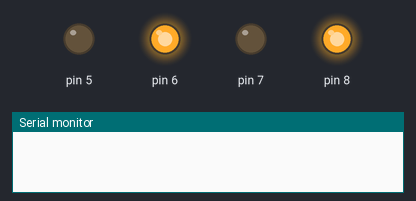
The sketch below on a simulated Arduino Uno, built with avr-gcc and run on an emulated ATmega328P. Shown: output pins drawn as LEDs (lit = HIGH), the last lines printed to the serial monitor.

Above: at 5.5 s.
At 11.5 s:
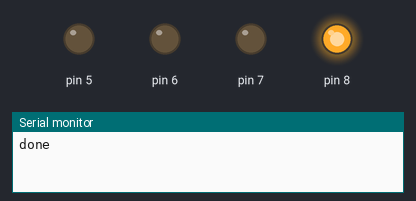
At 13.5 s:
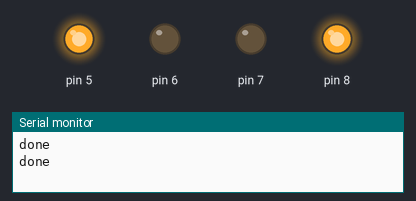
Timing chart, 0 to 17.3 s (numbered marks = the images above):
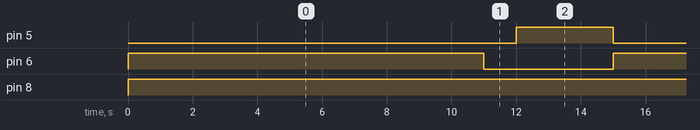

The sketch:

move_triangle.ino
```cpp
void forward (int);
void backward (int);
void clockwise (int);
void anti_clockwise (int);
void right_forward (int);
void left_forward (int);
void righ_tbackward (int);
void left_backward (int);

void setup() {
  pinMode(5, OUTPUT);
  pinMode(6, OUTPUT);
  pinMode(7, OUTPUT);
  pinMode(8, OUTPUT);
  Serial.begin(9600);
}

void loop() {
  clockwise(11);
  right_forward(1);
  forward(3);
}

void forward (int x) {
  digitalWrite(5, HIGH);
  digitalWrite(8, HIGH);
  delay(x*1000);
  digitalWrite(5, LOW);
  digitalWrite(8, LOW);
  Serial.println("done");
}
void backward (int x) {
  digitalWrite(6, HIGH);
  digitalWrite(7, HIGH);
  delay(x*1000);
  digitalWrite(6, LOW);
  digitalWrite(7, LOW);
  Serial.println("done");
}
void clockwise (int x) {
  digitalWrite(8, HIGH);
  digitalWrite(6, HIGH);
  delay(x*1000);
  digitalWrite(8, LOW);
  digitalWrite(6, LOW);
  Serial.println("done");
}
void anti_clockwise(int x) {
  digitalWrite(5, HIGH);
  digitalWrite(7, HIGH);
  delay(x*1000);
  digitalWrite(5, LOW);
  digitalWrite(7, LOW);
  Serial.println("done");
}
void right_forward(int x) {
  digitalWrite(8, HIGH);
  delay(x*1000);
  digitalWrite(8, LOW);
  Serial.println("done");
}
void left_forward(int x) {
  digitalWrite(5, HIGH);
  delay(x*1000);
  digitalWrite(5, LOW);
  Serial.println("done");
}
void right_backward(int x) {
  digitalWrite(7, HIGH);
  delay(x*1000);
  digitalWrite(7, LOW);
  Serial.println("done");
}
void left_backward(int x) {
  digitalWrite(6, HIGH);
  delay(x*1000);
  digitalWrite(6, LOW);
  Serial.println("done");
}
```

Measured:
- by itself, pin 5: alternates HIGH for 3.0 s and LOW for 12.0 s
- by itself, pin 6: alternates HIGH for 11.0 s and LOW for 4.0 s
- by itself, pin 8: LOW → HIGH at 0.00 s
